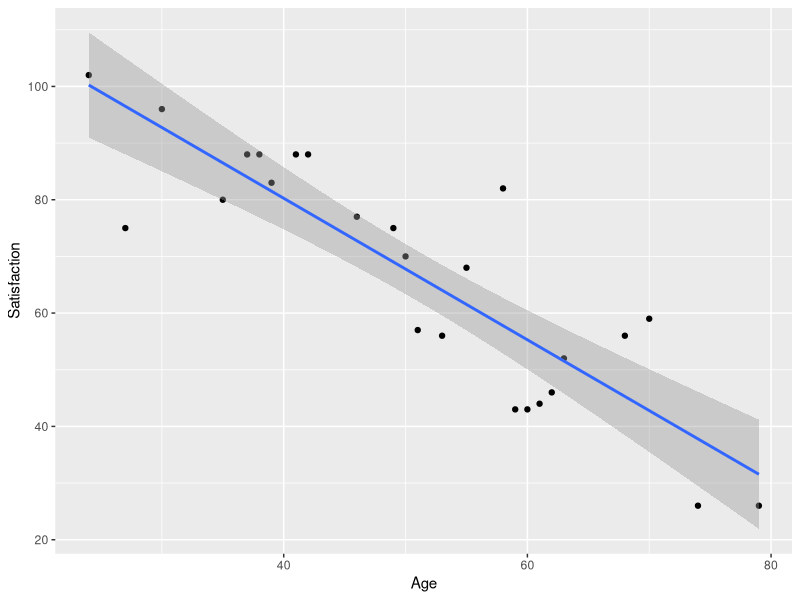
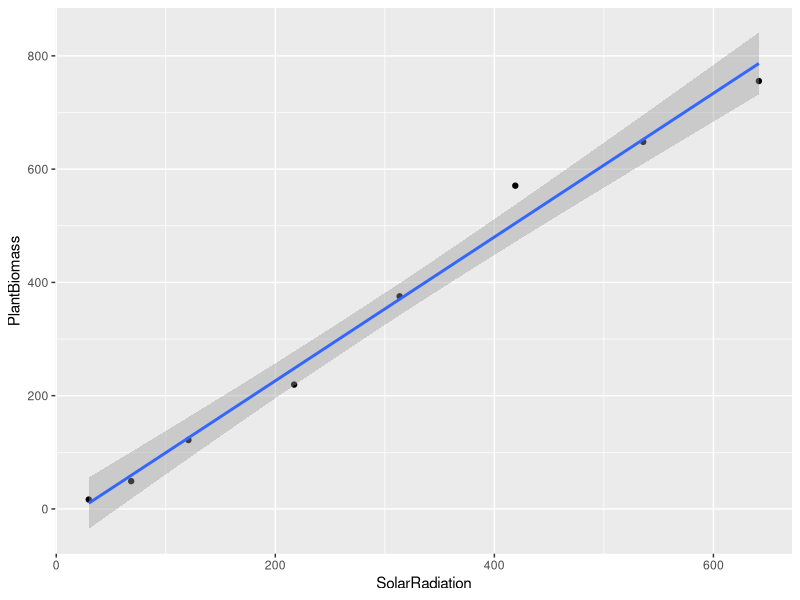
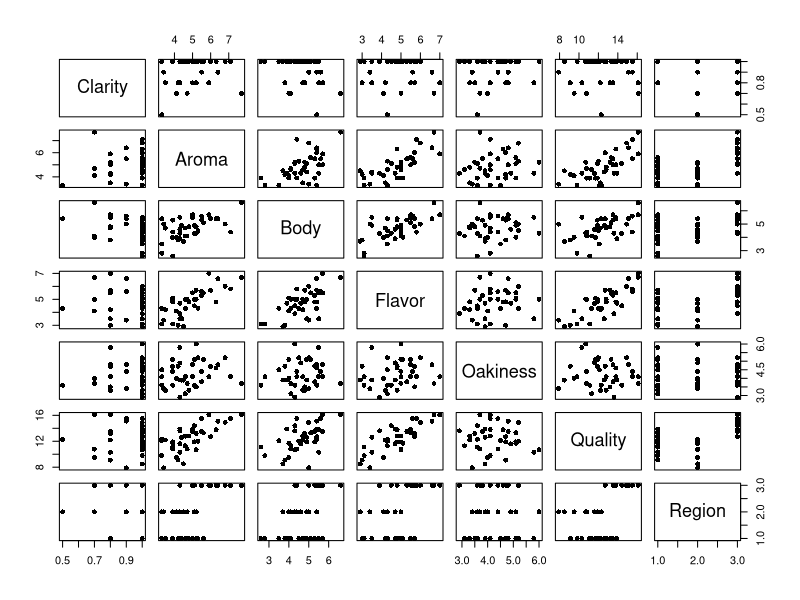

R code for these plots, in order:
## ---- chunk 1
knitr::opts_chunk$set(message=FALSE, warning=F, echo=TRUE)
options(width = 2000)
options(repos="https://cran.rstudio.com")
## ---- chunk 2
# Load the package 
library(readxl)
library(tidyverse)
library(broom)
# Import Data
table_b17 <- read_xlsx("TableB.17.xlsx")

# Observe the data frame
head(table_b17)

## ---- chunk 3
# visualizng Satisfaction and Age
table_b17 %>% ggplot(aes(Age,Satisfaction))+geom_point()+geom_smooth(method="lm", level=0.95)
## ---- chunk 4
# build the model
model_satis_age <- lm(Satisfaction ~ Age, data=table_b17)
model_satis_age
## ---- chunk 5
model_satis_age %>% summary()
## ---- chunk 6
model_satis_age %>% confint(level=0.95)
## ---- chunk 7
anova(model_satis_age)
## ---- chunk 8
model_satis_age %>% predict(newdata = data.frame(Age=65), interval = "confidence", level=0.95)
## ---- chunk 9
model_satis_age %>% predict(newdata = data.frame(Age=65), interval = "prediction", level=0.95)
## ---- chunk 10
t0= (-1.2490+1)/0.1471
2*pt(q = t0, df = nrow(table_b17)-2 , lower.tail = TRUE) # Gives the P(T < t0) from the t distribution. Enter the value for df of the t distribution. Use FALSE instead of TRUE to compute P(T >t0). #
## ---- chunk 11
# Load the package 
library(readxl)
library(tidyverse)
library(broom)
# Import Data
table_plant <- read_table2("Plant.txt")
# Observe the data frame
head(table_plant)
# visualizng Satisfaction and Age
table_plant %>% ggplot(aes(SolarRadiation,PlantBiomass))+geom_point()+geom_smooth(method="lm", level=0.95)
# build the model
model_solar_mass <- lm(PlantBiomass ~ SolarRadiation, data=table_plant)
model_solar_mass%>% summary()
confint(model_solar_mass, level = 0.99)
anova(model_solar_mass)
model_solar_mass_origin <- lm(PlantBiomass ~ SolarRadiation+0, data=table_plant)
model_solar_mass_origin%>% summary()
anova(model_solar_mass_origin)
## ---- chunk 12
# Load the package 
library(readxl)
library(tidyverse)
library(broom)
# Import Data
table_wine <- read_csv("TableB11.csv")
# Observe the data frame
head(table_wine)
summary(table_wine)
# visualizng Satisfaction and Age
plot(table_wine,pch=16)

# matrix of correlation coefficients
round(cor(table_wine),digits = 3)

# build the model
model_wine_quality <- lm(Quality ~ Clarity + Aroma + Body + Flavor + Oakiness + Region, data=table_wine)
model_wine_quality%>% summary()
anova(model_wine_quality)

car::Anova(model_wine_quality, type="II")


# two kinds of confident intervals
confint(model_wine_quality, level = 0.95)

confint(model_wine_quality, level = 1-(0.05/7))

# Scheffe joint confidence interval
B.hat_wine <- coefficients(model_wine_quality)
B.StdErr_wine <- coef(summary(model_wine_quality))[,2]
df1_wine <- length(B.hat_wine)
df2_wine <- nrow(table_wine)-df1_wine
F_wine <- qf(0.05,df1_wine,df2_wine)

cbind((B.hat_wine-sqrt(2*F_wine)*B.StdErr_wine),(B.hat_wine-sqrt(2*F_wine)*B.StdErr_wine))

# Prediction
predict(model_wine_quality,data.frame(Clarity=0.9, Aroma=4.7, Body=6.1, Flavor=5.2, Oakiness=3, Region=2),interval = "confidence", level=0.99)

predict(model_wine_quality,data.frame(Clarity=0.9, Aroma=4.7, Body=6.1, Flavor=5.2, Oakiness=3, Region=2),interval = "prediction", level=0.99)

# Obtain the Design Matrix (X) for the regression model #
# Include only the predictors in the model and no response #
x_wine <- model.matrix(~ Clarity + Aroma + Body + Flavor + Oakiness + Region, data =
table_wine)
x_wine # Display the design matrix #
xpx.inv_wine <- solve(t(x_wine)%*%x_wine) # Computes Inverse of (X'X) matrix #
xpx.inv_wine
round(xpx.inv_wine, digits=4) # round with 4 decimal places #

# Check confidence and prediction interval of response #
x0_wine <- c(1,0.9,4.7, 6.1, 5.2, 3, 2)
predict_x0_wine <- t(x0_wine)%*%B.hat_wine
predict.stderr_CI_wine <- sqrt(1.395*t(x0_wine)%*%xpx.inv_wine%*%x0_wine)
predict.CI_wine <- c((predict_x0_wine - qt(0.995, 38-7)*predict.stderr_CI_wine), (predict_x0_wine + qt(0.995, 38-
7)*predict.stderr_CI_wine))
predict.CI_wine
predict.stderr_PI_wine <- sqrt(1.395*(1+(t(x0_wine)%*%xpx.inv_wine%*%x0_wine)))
predict.PI <- c((predict_x0_wine - qt(0.995, 38-7)*predict.stderr_PI_wine), (predict_x0_wine + qt(0.995, 38-
7)*predict.stderr_PI_wine))
predict.PI

# Test significance of linear function of regression coefficients #
# The linearHypothesis function defined in the car package can be used for this #

T_b4_wine <- c(0,0,0,0,1,0,0) # Define T matrix for testing B4=0 versus B4 not= 0 #
T_b4_wine <- c(rep(0,4),1,0,0) # Define T matrix for testing B4=0 versus B4 not= 0 #
T_b4_wine
car::linearHypothesis(model = model_wine_quality, hypothesis.matrix =T_b4_wine , rhs=0)
# The rhs option specifies value on the right hand side of hypotheses #
T_2b2_b3_wine <- c(0, 0, 2, -1, 0, 0, 0) # Define T matrix for testing 2B2=B3 versus 2B2 not= B3 #
T_2b2_b3_wine
car::linearHypothesis(model = model_wine_quality, hypothesis.matrix = T_2b2_b3_wine, rhs=0) #Test T2=0 versus T2 not= 0 #
# Define T matrix for testing the above hypotheses simultaneously #
# Use rbind function to bind two rows, The rep function is used to create replications of the same value #
T_b4.2b2_b3_wine <- rbind(c(rep(0,4), 1, 0, 0), c(0, 0, 2, -1, 0, 0, 0))
T_b4.2b2_b3_wine
car::linearHypothesis(model = model_wine_quality, hypothesis.matrix = T_b4.2b2_b3_wine, rhs=c(0,0)) # Test the above two hypotheses simultaneously #
# Check for multicollinearity #
# Use the vif function defined in the car package #
car::vif(mod = model_wine_quality)
# Fit reduced multiple linear regression model with only flavor and oakiness predictors #
model_wine_flavor_oakiness <- lm(Quality ~ Flavor + Oakiness , data = table_wine)
# The anova function gives Sequential (Type I) Sum of Squares of Regression #
anova(model_wine_flavor_oakiness)
# SS for Model (or Regression) = Total of Sum Sq values for Predictors #
# df for Model (or Regression) = Total of Df values for Predictors #

